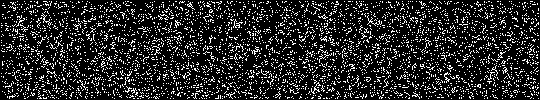
Frame 1 (no input)
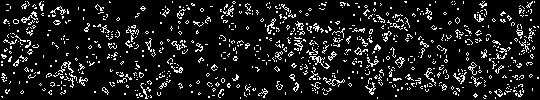
Frame 60 (the mouse pressed at the canvas centre just before this capture)
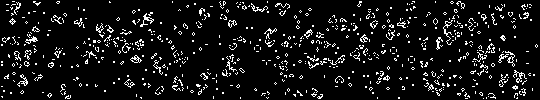
Frame 120 (the mouse held since frame 60 and released just before this capture)

The Processing sketch that drew these frames (run headless with seeded random() and noise(); from frame 60 on, the mouse is pressed at the canvas centre):

// Processing sketch: _02
// ── _02.pde
int[][] grid, futureGrid;

void setup() {
  size(540, 100);
  frameRate(8);
  grid = new int[width][height];
  futureGrid = new int[width][height];
  float density = 0.3 * width * height;
  for (int i = 0; i < density; i++) {
    grid[int(random(width))][int(random(height))] = 1;
  }
  background(0);
}

void draw() {
  for (int x = 1; x < width - 1; x++) {
    for (int y = 1; y < height - 1; y++) {
      // Check the number of neighbors (adjacent cells)
      int nb = neighbors(x, y);
      if ((grid[x][y] == 1) && (nb < 2)) {
        futureGrid[x][y] = 0; // Isolation death
        set(x, y, color(0));
      } else if ((grid[x][y] == 1) && (nb > 3)) {
        futureGrid[x][y] = 0; // Overpopulation death
        set(x, y, color(0));
      } else if ((grid[x][y] == 0) && (nb == 3)) {
        futureGrid[x][y] = 1; // Birth
        set(x, y, color(255));
      } else {
        futureGrid[x][y] = grid[x][y]; // Survive
      }
    }
  }

  // Swap current and future grids
  int[][] temp = grid;
  grid = futureGrid;
  futureGrid = temp;
}

// Count the number of adjacent cells 'on'
int neighbors(int x, int y) {
  return grid[x][y-1] + // North
         grid[x+1][y-1] + // Northeast
         grid[x+1][y] + // East
         grid[x+1][y+1] + // Souteast
         grid[x][y+1] + // South
         grid[x-1][y+1] + // Southwest
         grid[x-1][y] + // West
         grid[x-1][y-1]; // Northwest
}
